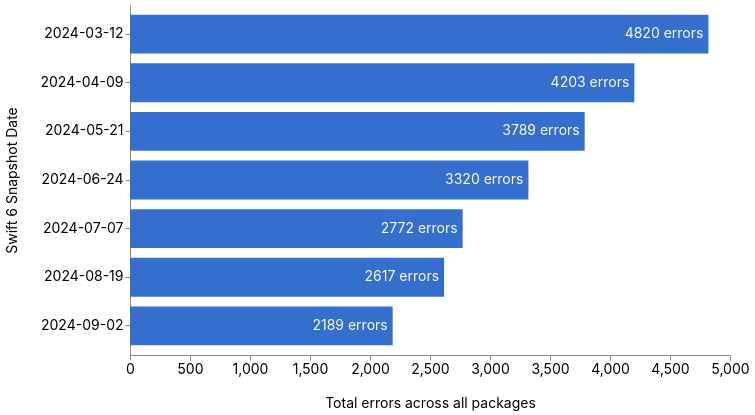

Describe this chart as a Vega-Lite specification.
### Vega specification from a JSON file in a GitHub repository (floating-point values rounded to 4 significant figures)
{"$schema": "https://vega.github.io/schema/vega/v5.json", "width": 600, "height": 350, "padding": 5, "data": [{"name": "table", "values": [{"snapshotName": "2024-03-12", "errorCount": 4820}, {"snapshotName": "2024-04-09", "errorCount": 4203}, {"snapshotName": "2024-05-21", "errorCount": 3789}, {"snapshotName": "2024-06-24", "errorCount": 3320}, {"snapshotName": "2024-07-07", "errorCount": 2772}, {"snapshotName": "2024-08-19", "errorCount": 2617}, {"snapshotName": "2024-09-02", "errorCount": 2189}]}], "scales": [{"name": "xscale", "type": "linear", "domain": {"data": "table", "field": "errorCount"}, "range": "width", "nice": true}, {"name": "yscale", "type": "band", "domain": {"data": "table", "field": "snapshotName"}, "range": "height", "padding": 0.2}], "axes": [{"title": "Total errors across all packages", "orient": "bottom", "scale": "xscale", "labelFont": {"value": "-apple-system, BlinkMacSystemFont, 'SF Hello', 'Segoe UI', Roboto, 'Helvetica Neue', Arial, sans-serif"}, "labelFontSize": {"value": 14}, "titleFont": {"value": "-apple-system, BlinkMacSystemFont, 'SF Hello', 'Segoe UI', Roboto, 'Helvetica Neue', Arial, sans-serif"}, "titleFontSize": {"value": 14}, "titleFontWeight": {"value": "normal"}, "titlePadding": {"value": 20}}, {"title": "Swift 6 Snapshot Date", "orient": "left", "scale": "yscale", "labelFont": {"value": "-apple-system, BlinkMacSystemFont, 'SF Hello', 'Segoe UI', Roboto, 'Helvetica Neue', Arial, sans-serif"}, "labelFontSize": {"value": 14}, "titleFont": {"value": "-apple-system, BlinkMacSystemFont, 'SF Hello', 'Segoe UI', Roboto, 'Helvetica Neue', Arial, sans-serif"}, "titleFontSize": {"value": 14}, "titleFontWeight": {"value": "normal"}, "titlePadding": {"value": 20}}], "marks": [{"type": "rect", "from": {"data": "table"}, "encode": {"enter": {"x": {"scale": "xscale", "value": 0}, "x2": {"scale": "xscale", "field": "errorCount"}, "y": {"scale": "yscale", "field": "snapshotName"}, "height": {"scale": "yscale", "band": 1}, "fill": {"value": "#356fce"}}}}, {"type": "text", "from": {"data": "table"}, "encode": {"enter": {"x": {"scale": "xscale", "field": "errorCount", "offset": -5}, "y": {"scale": "yscale", "field": "snapshotName", "offset": {"scale": "yscale", "band": 0.5}}, "text": {"signal": "datum['errorCount'] + ' errors'"}, "align": {"value": "right"}, "baseline": {"value": "middle"}, "fill": {"value": "white"}, "font": {"value": "-apple-system, BlinkMacSystemFont, 'SF Hello', 'Segoe UI', Roboto, 'Helvetica Neue', Arial, sans-serif"}, "fontSize": {"value": 14}}}}]}
